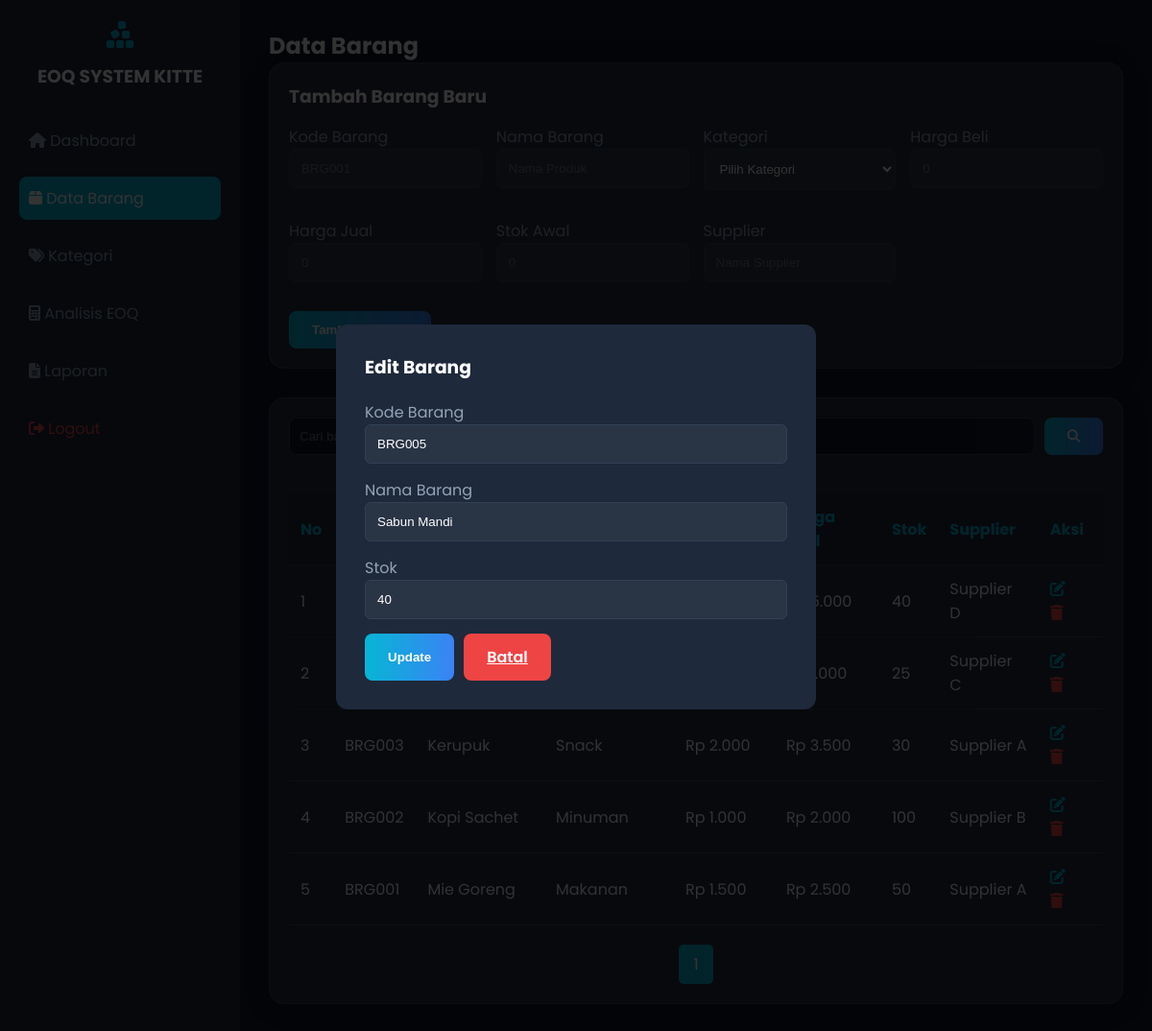
The page /produk.php?edit=5 (signed in) on the database its author committed.
### tables this page shows
CREATE TABLE barang (
    id_barang INT AUTO_INCREMENT PRIMARY KEY,
    kode_barang VARCHAR(20) UNIQUE,
    nama_barang VARCHAR(100),
    id_kategori INT,
    harga_beli DECIMAL(12,0),
    harga_jual DECIMAL(12,0),
    stok INT,
    supplier VARCHAR(100),
    created_at TIMESTAMP DEFAULT CURRENT_TIMESTAMP,
    FOREIGN KEY (id_kategori) REFERENCES kategori(id_kategori)
);

CREATE TABLE kategori (
    id_kategori INT AUTO_INCREMENT PRIMARY KEY,
    nama_kategori VARCHAR(50)
);

### produk.php (the view, shortened to what this page needs)
<?php
include 'koneksi.php';
$edit = null;
if (isset($_GET['edit'])) {
    $id = intval($_GET['edit']);
    $edit = mysqli_fetch_assoc(mysqli_query($conn, "SELECT * FROM barang WHERE id_barang = '$id'"));
}
$page = isset($_GET['page']) ? $_GET['page'] : 1;
$limit = 10;
$start = ($page - 1) * $limit;
$where = "";
$query_barang = mysqli_query($conn, "SELECT b.*, k.nama_kategori FROM barang b LEFT JOIN kategori k ON b.id_kategori = k.id_kategori $where ORDER BY b.id_barang DESC LIMIT $start, $limit");
$total = mysqli_num_rows(mysqli_query($conn, "SELECT * FROM barang"));
$pages = ceil($total / $limit);
?>
<!DOCTYPE html>
<html lang="id">
<head>
    <link rel="stylesheet" href="style.css">
    <link rel="stylesheet" href="https://cdnjs.cloudflare.com/ajax/libs/font-awesome/6.4.0/css/all.min.css">
</head>
<body>
    <div class="grid-container">
        <aside class="sidebar">
            <div style="text-align: center; margin-bottom: 30px;">
                <i class="fa-solid fa-cubes-stacked" style="font-size: 2rem; color: #06b6d4;"></i>
                <h3 style="margin-top: 10px; color: white;">EOQ SYSTEM KITTE</h3>
            </div>
            <ul>
                <li><a href="dashboard.php"><i class="fa-solid fa-house"></i> Dashboard</a></li>
                <li><a href="produk.php" class="active"><i class="fa-solid fa-box"></i> Data Barang</a></li>
                <li><a href="kategori.php"><i class="fa-solid fa-tags"></i> Kategori</a></li>
                <li><a href="eoq.php"><i class="fa-solid fa-calculator"></i> Analisis EOQ</a></li>
                <li><a href="laporan.php"><i class="fa-solid fa-file-lines"></i> Laporan</a></li>
                <li><a href="logout.php" style="color: #ef4444;"><i class="fa-solid fa-right-from-bracket"></i> Logout</a></li>
            </ul>
        </aside>
        <main class="content">
            <h2>Data Barang</h2>
            <div class="glass-card" style="margin-bottom: 30px;">
                <h3 style="margin-bottom: 15px; color: white;">Tambah Barang Baru</h3>
                <form method="POST">
                    <div style="display: grid; grid-template-columns: repeat(auto-fit, minmax(200px, 1fr)); gap: 15px;">
                        <div class="form-group">
                            <label style="color: #94a3b8;">Kode Barang</label>
                            <input type="text" name="kode_barang" class="form-control" placeholder="BRG001" required>
                        </div>
                        <div class="form-group">
                            <label style="color: #94a3b8;">Nama Barang</label>
                            <input type="text" name="nama_barang" class="form-control" placeholder="Nama Produk" required>
                        </div>
                        <div class="form-group">
                            <label style="color: #94a3b8;">Kategori</label>
                            <select name="id_kategori" class="form-control" required>
                                <option value="">Pilih Kategori</option>
                            </select>
                        </div>
                        <div class="form-group">
                            <label style="color: #94a3b8;">Harga Beli</label>
                            <input type="number" name="harga_beli" class="form-control" placeholder="0" required>
                        </div>
                        <div class="form-group">
                            <label style="color: #94a3b8;">Harga Jual</label>
                            <input type="number" name="harga_jual" class="form-control" placeholder="0" required>
                        </div>
                        <div class="form-group">
                            <label style="color: #94a3b8;">Stok Awal</label>
                            <input type="number" name="stok" class="form-control" placeholder="0" required>
                        </div>
                        <div class="form-group">
                            <label style="color: #94a3b8;">Supplier</label>
                            <input type="text" name="supplier" class="form-control" placeholder="Nama Supplier">
                        </div>
                    </div>
                    <button type="submit" name="tambah" class="btn-primary" style="margin-top: 15px;">Tambah Barang</button>
                </form>
            </div>
            <div class="glass-card">
                <div class="search-box">
                    <form method="GET" style="display: flex; width: 100%; gap: 10px;">
                        <button type="submit" class="btn-primary"><i class="fa-solid fa-search"></i></button>
                    </form>
                </div>
                <div class="table-responsive">
                    <table>
                        <thead>
                            <tr>
                                <th>No</th>
                                <th>Kode</th>
                                <th>Nama Barang</th>
                                <th>Kategori</th>
                                <th>Harga Beli</th>
                                <th>Harga Jual</th>
                                <th>Stok</th>
                                <th>Supplier</th>
                                <th>Aksi</th>
                            </tr>
                        </thead>
                        <tbody>
                            <?php $no = $start + 1; while ($b = mysqli_fetch_assoc($query_barang)): ?>
                            <tr>
                                <td><?= $no++; ?></td>
                                <td><?= $b['kode_barang']; ?></td>
                                <td><?= $b['nama_barang']; ?></td>
                                <td><?= $b['nama_kategori']; ?></td>
                                <td>Rp <?= number_format($b['harga_beli'], 0, ',', '.'); ?></td>
                                <td>Rp <?= number_format($b['harga_jual'], 0, ',', '.'); ?></td>
                                <td style="color: <?= $b['stok'] < 10 ? '#ef4444' : 'white'; ?>;"><?= $b['stok']; ?></td>
                                <td><?= $b['supplier']; ?></td>
                                <td>
                                    <a href="?edit=<?= $b['id_barang']; ?>" style="color: #06b6d4; margin-right: 10px;"><i class="fa-solid fa-edit"></i></a>
                                    <a href="?hapus=<?= $b['id_barang']; ?>" style="color: #ef4444;" onclick="return confirm('Yakin hapus?')"><i class="fa-solid fa-trash"></i></a>
                                </td>
                            </tr>
                            <?php endwhile; ?>
                        </tbody>
                    </table>
                </div>
                <div style="display: flex; justify-content: center; gap: 10px; margin-top: 20px;">
                    <?php for ($i = 1; $i <= $pages; $i++): ?>
                    <a href="?page=<?= $i; ?>" style="padding: 8px 15px; background: <?= $page == $i ? '#06b6d4' : '#334155'; ?>; color: white; border-radius: 5px; text-decoration: none;"><?= $i; ?></a>
                    <?php endfor; ?>
                </div>
            </div>
        </main>
    </div>
    <div class="modal">
        <div class="modal-content">
            <h3 style="color: white; margin-bottom: 20px;">Edit Barang</h3>
            <?php if ($edit): ?>
            <form method="POST">
                <div class="form-group">
                    <label style="color: #94a3b8;">Kode Barang</label>
                    <input type="text" name="kode_barang" class="form-control" value="<?= $edit['kode_barang']; ?>" required>
                </div>
                <div class="form-group">
                    <label style="color: #94a3b8;">Nama Barang</label>
                    <input type="text" name="nama_barang" class="form-control" value="<?= $edit['nama_barang']; ?>" required>
                </div>
                <div class="form-group">
                    <label style="color: #94a3b8;">Stok</label>
                    <input type="number" name="stok" class="form-control" value="<?= $edit['stok']; ?>" required>
                </div>
                <div style="display: flex; gap: 10px;">
                    <button type="submit" name="update" class="btn-primary">Update</button>
                    <a href="produk.php" class="btn-primary" style="background: #ef4444;">Batal</a>
                </div>
            </form>
            <?php endif; ?>
        </div>
    </div>
</body>
</html>

### style.css (style rules this page uses)
:root { --primary: #0f172a; --accent: #06b6d4; --glass: rgba(255, 255, 255, 0.1); --text: #f8fafc; }
* { box-sizing: border-box; margin: 0; padding: 0; }
body { font-family: "Poppins", sans-serif; background: var(--primary); color: var(--text); overflow-x: hidden; }
.glass-card { background: var(--glass); backdrop-filter: blur(10px); border: 1px solid rgba(255, 255, 255, 0.1); border-radius: 16px; padding: 20px; box-shadow: 0 4px 30px rgba(0, 0, 0, 0.1); }
.btn-primary { background: linear-gradient(90deg, #06b6d4, #3b82f6); border: none; padding: 12px 24px; color: white; border-radius: 8px; font-weight: 600; cursor: pointer; transition: 0.3s; }
.grid-container { display: grid; grid-template-columns: 250px 1fr; min-height: 100vh; }
.sidebar { background: #1e293b; padding: 20px; }
.sidebar ul { list-style: none; margin-top: 30px; }
.sidebar li { margin-bottom: 15px; }
.sidebar a { color: #94a3b8; text-decoration: none; display: block; padding: 10px; border-radius: 8px; transition: 0.3s; }
.sidebar a:hover, .sidebar a.active { background: var(--accent); color: white; }
.content { padding: 30px; background: #0f172a; }
.form-group { margin-bottom: 15px; }
.form-control { width: 100%; padding: 12px; background: rgba(255, 255, 255, 0.05); border: 1px solid #334155; color: white; border-radius: 6px; }
.table-responsive { overflow-x: auto; }
table { width: 100%; border-collapse: collapse; margin-top: 20px; }
th, td { padding: 12px; text-align: left; border-bottom: 1px solid #334155; }
th { background: #1e293b; color: var(--accent); }

### rows shown on the page
barang: harga_jual "5.000", stok "40", supplier "Supplier D", kode_barang "BRG005", nama_barang "Sabun Mandi"
barang: harga_jual "1.000", stok "25", supplier "Supplier C"
barang: kode_barang "BRG003", nama_barang "Kerupuk", id_kategori.nama_kategori "Snack", harga_beli "2.000", harga_jual "3.500", stok "30", supplier "Supplier A"
barang: kode_barang "BRG002", nama_barang "Kopi Sachet", id_kategori.nama_kategori "Minuman", harga_beli "1.000", harga_jual "2.000", stok "100", supplier "Supplier B"
barang: kode_barang "BRG001", nama_barang "Mie Goreng", id_kategori.nama_kategori "Makanan", harga_beli "1.500", harga_jual "2.500", stok "50", supplier "Supplier A"
